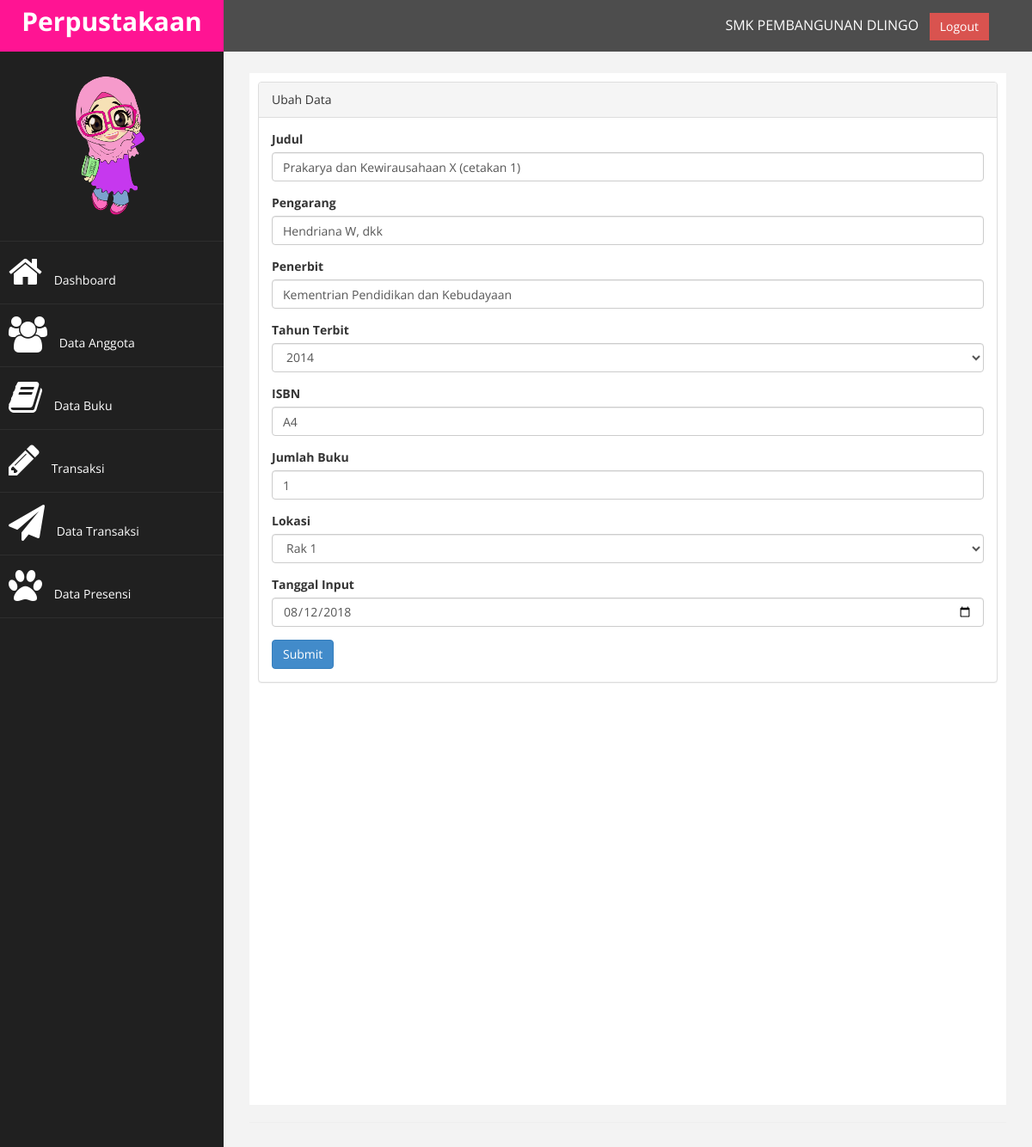
The page /index.php?page=buku&aksi=ubah&id=20 (signed in) on the database its author committed.
### tables this page shows
CREATE TABLE `tb_buku` (
  `id` int(9) NOT NULL auto_increment,
  `judul` varchar(200) NOT NULL,
  `pengarang` varchar(100) NOT NULL,
  `penerbit` varchar(150) NOT NULL,
  `tahun_terbit` varchar(4) NOT NULL,
  `isbn` varchar(25) NOT NULL,
  `jumlah_buku` int(3) NOT NULL,
  `lokasi` enum('rak1','rak2','rak3') NOT NULL,
  `tgl_input` date NOT NULL,
  PRIMARY KEY  (`id`)
);

### page/buku/ubah.php (the view, shortened to what this page needs)
<?php
    $id = $_GET['id'];
    $sql = $koneksi->query("select * from tb_buku where id='$id'");
    $tampil = $sql->fetch_assoc();
    $tahun2 = $tampil['tahun_terbit'];
    $lokasi = $tampil['lokasi'];
?>
<div class="panel panel-default">
<div class="panel-heading">
Ubah Data
</div>
<div class="panel-body">
                            <div class="row">
                                <div class="col-md-12">
                                    <form method="POST">
                                        <div class="form-group">
                                            <label>Judul</label>
                                            <input class="form-control" name="judul" value="<?php echo $tampil['judul']; ?>" />
                                        </div>
                                        <div class="form-group">
                                            <label>Pengarang</label>
                                            <input class="form-control" name="pengarang" value="<?php echo $tampil['pengarang']; ?>" />
                                        </div>
                                        <div class="form-group">
                                            <label>Penerbit</label>
                                            <input class="form-control" name="penerbit" value="<?php echo $tampil['penerbit']; ?>" />
                                        </div>
                                        <div class="form-group">
                                            <label>Tahun Terbit</label>
                                            <select class="form-control" name="tahun_terbit"/>
                                                <?php
                                                    $tahun = date("Y");
                                                    for ($i=$tahun-29; $i <= $tahun; $i++) {
                                                        if ( $i==$tahun2) {
                                                        echo '<option value="'.$i.'" selected>'.$i.'</option>';
                                                        }else{
                                                        echo '<option value="'.$i.'">'.$i.'</option>';
                                                            }
                                                         }
                                        ?>
                                        </div>
                                        <div class="form-group">
                                            <label>ISBN</label>
                                            <input class="form-control" name="isbn" value="<?php echo $tampil['isbn']; ?>" />
                                        </div>
                                        <div class="form-group">
                                            <label>Jumlah Buku</label>
                                            <input class="form-control" type="number" name="jumlah_buku" value="<?php echo $tampil['jumlah_buku']; ?>"/>
                                        </div>
                                        <div class="form-group">
                                            <label>Lokasi</label>
                                            <select class="form-control" name="lokasi">
                                                <option value="rak1" <?php if ($lokasi=='rak1') {echo "selected";}?>>Rak 1</option>
                                            </select>
                                        </div>
                                        <div class="form-group">
                                            <label>Tanggal Input</label>
                                            <input class="form-control" name="tgl_input" type="date" value="<?php echo $tampil['tgl_input']; ?>" />
                                        </div>
                                        <div>
                                            <input type="submit" name="simpan" class="btn btn-primary">
                                        </div>
                            </div>
                    </div>
</div>
</div>
</div>

### assets/css/custom.css (style rules this page uses)
body { font-family: 'Open Sans', sans-serif; }

### rows shown on the page
tb_buku: judul "Prakarya dan Kewirausahaan X (cetakan 1)", pengarang "Hendriana W, dkk", penerbit "Kementrian Pendidikan dan Kebudayaan", tahun_terbit "2014", isbn "A4", jumlah_buku "1", lokasi "Rak 1", tgl_input "08/12/2018"
